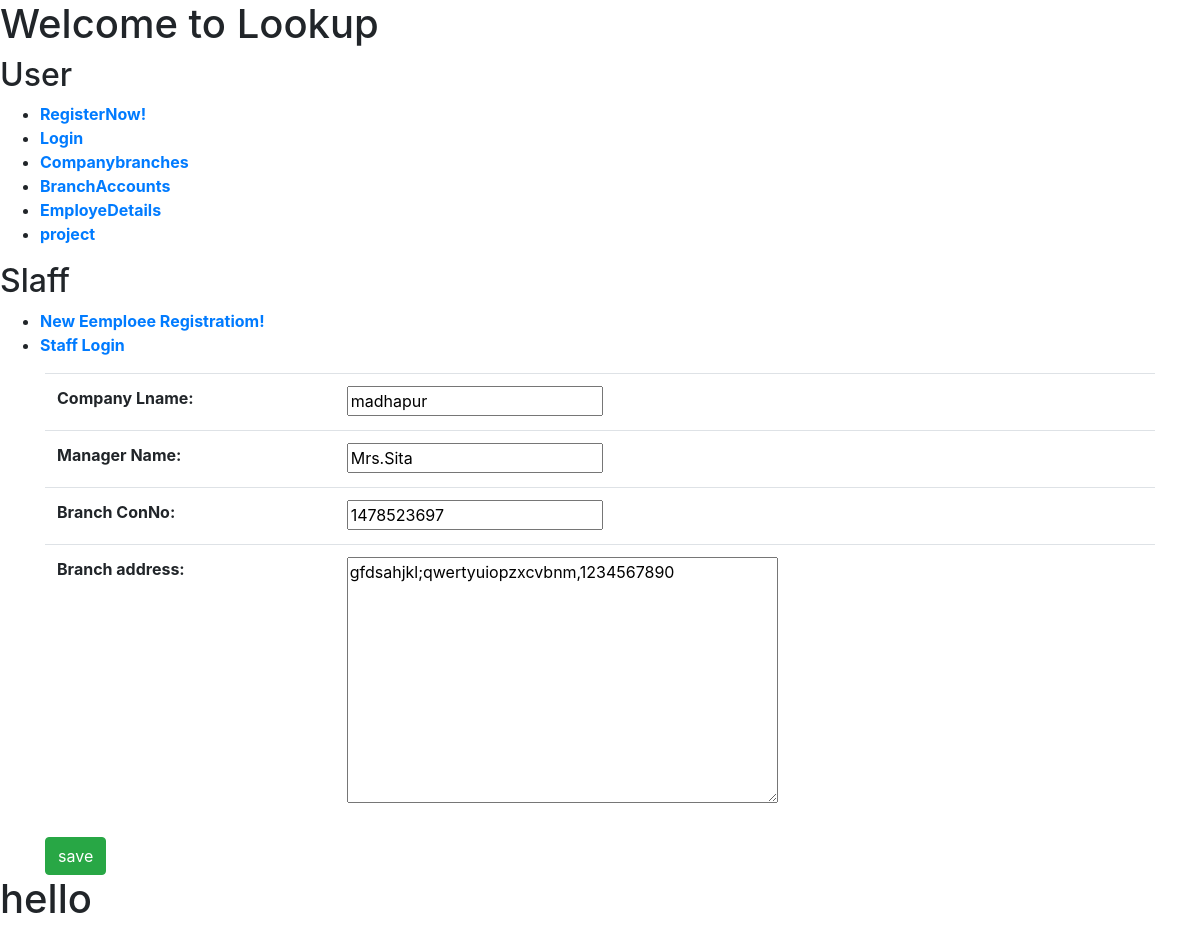
Page /editCompanybranches/4/edit on the committed database.
### loginsignup/models.py (models this page shows, shortened)
class Companybranches(models.Model):
    company_Lname=models.CharField(max_length=25)
    Manager_Name=models.CharField(max_length= 25)
    branch_ConNo=models.CharField(max_length=10)
    branch_address=models.TextField()

### loginsignup/views.py (the view)
# urls.py: path('editCompanybranches/<int:pk>/edit',views.edCB_page,name ='edCompanybranches'),
def edCB_page(request,pk=None):
    obj = Companybranches.objects.get(id=pk)
    if request.method == 'POST':
        edCB = AddCompanybranches(request.POST,instance=obj)
        if edCB.is_valid():
            edCB.save()
            return redirect('Companybranches_page')
    else :
        edCB=AddCompanybranches(instance=obj)
    return render(request,'edCompanybranches.html',context={'edCB':edCB})

### loginsignup/forms.py
class AddCompanybranches(forms.ModelForm):
    class Meta:
        model= Companybranches
        fields='__all__'

### templates/edCompanybranches.html (shortened to what this page needs)
{% extends 'home_page.html' %}
{% block body %}
<div class="container">
    <form class="form" method="post">
        <table class="table table-boardered">
            {{ edCB }}
        </table>
        <input type="submit" value="save" class ="btn btn-success">
    </form>
</div>
{% endblock %}

### rows in the picture
Companybranches: company_Lname "madhapur", Manager_Name "Mrs.Sita", branch_ConNo "1478523697", branch_address "gfdsahjkl;qwertyuiopzxcvbnm,1234567890"
